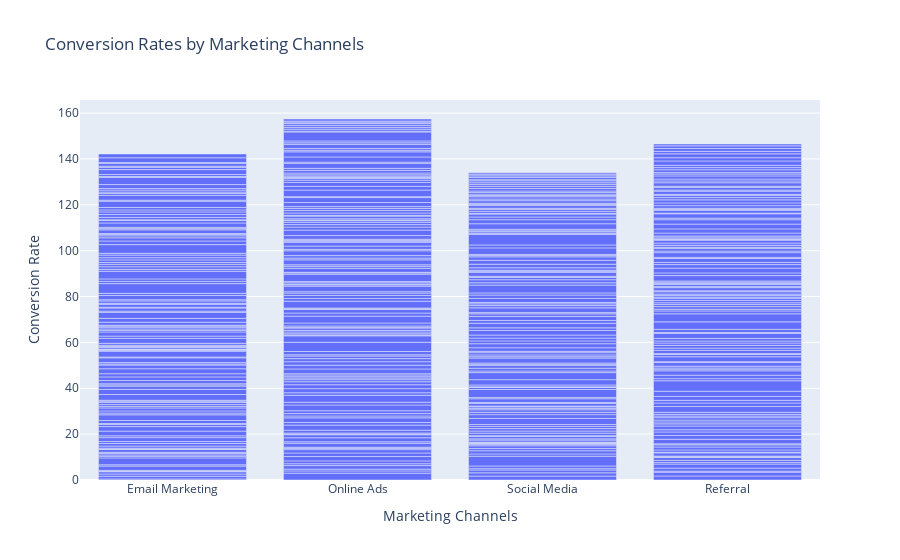

Notebook code for this chart:
### Code cell
fig4 = go.Figure(go.Bar(x=data['Marketing_Channel'], y=data['Conversion_Rate']))
fig4.update_layout(title='Conversion Rates by Marketing Channels', xaxis_title='Marketing Channels',
                  yaxis_title='Conversion Rate')
fig4.show()

### Figure 1 — Plotly figure (JSON) as saved in the notebook; plotly's stock layout.template omitted (floating-point values rounded to 4 significant figures; data arrays with more than 128 entries replaced by an {"elided": "..."} marker saying what was removed)
{"data": [{"type": "bar", "x": {"elided": "500 str values"}, "y": {"elided": "500 float values"}}], "layout": {"title": {"text": "Conversion Rates by Marketing Channels"}, "xaxis": {"title": {"text": "Marketing Channels"}}, "yaxis": {"title": {"text": "Conversion Rate"}}}}
